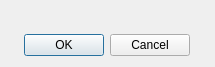
<?xml version="1.0" encoding="UTF-8"?>
<ui version="4.0">
 <class>Dialog</class>
 <widget class="QDialog" name="Dialog">
  <property name="geometry">
   <rect>
    <x>0</x>
    <y>0</y>
    <width>215</width>
    <height>67</height>
   </rect>
  </property>
  <property name="windowTitle">
   <string>Dialog</string>
  </property>
  <layout class="QVBoxLayout" name="verticalLayout">
   <item>
    <widget class="LangPicker" name="widget" native="true"/>
   </item>
   <item alignment="Qt::AlignHCenter">
    <widget class="QDialogButtonBox" name="buttonBox">
     <property name="orientation">
      <enum>Qt::Horizontal</enum>
     </property>
     <property name="standardButtons">
      <set>QDialogButtonBox::Cancel|QDialogButtonBox::Ok</set>
     </property>
    </widget>
   </item>
  </layout>
 </widget>
 <customwidgets>
  <customwidget>
   <class>LangPicker</class>
   <extends>QWidget</extends>
   <header location="global">LangPicker.h</header>
   <container>1</container>
  </customwidget>
 </customwidgets>
 <resources/>
 <connections>
  <connection>
   <sender>buttonBox</sender>
   <signal>accepted()</signal>
   <receiver>Dialog</receiver>
   <slot>accept()</slot>
   <hints>
    <hint type="sourcelabel">
     <x>248</x>
     <y>254</y>
    </hint>
    <hint type="destinationlabel">
     <x>157</x>
     <y>274</y>
    </hint>
   </hints>
  </connection>
  <connection>
   <sender>buttonBox</sender>
   <signal>rejected()</signal>
   <receiver>Dialog</receiver>
   <slot>reject()</slot>
   <hints>
    <hint type="sourcelabel">
     <x>316</x>
     <y>260</y>
    </hint>
    <hint type="destinationlabel">
     <x>286</x>
     <y>274</y>
    </hint>
   </hints>
  </connection>
 </connections>
</ui>
